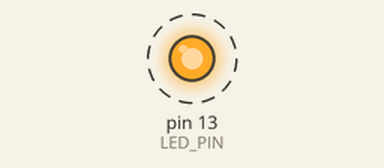
The sketch below on a simulated Arduino Uno, built with avr-gcc and run on an emulated ATmega328P. Shown: output pins drawn as LEDs (lit = HIGH). Dashed ring = blinking.

Above: at 0.15 s.
Timing chart, 0 to 3.0 s (numbered marks = the images above):
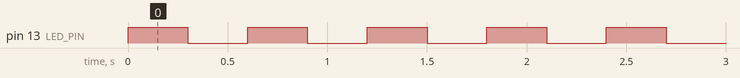

Measured:
- by itself, pin 13 (LED_PIN): alternates HIGH for 0.30 s and LOW for 0.30 s

The sketch:

Morse_COde.ino
```cpp
// Lab 1 Ex 1
#define LED_PIN 13

void setup() {

pinMode(LED_PIN, OUTPUT);

}

void loop() {
  // put your main code here, to run repeatedly:

digitalWrite(LED_PIN, HIGH); // Turn on LED
delay(300); //wait 300 ml sec

digitalWrite(LED_PIN, LOW); //turn off led
delay(300);

}
```
